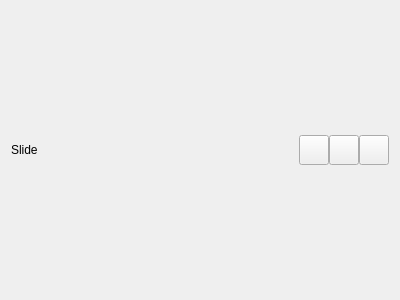
<?xml version="1.0" encoding="UTF-8"?>
<ui version="4.0">
 <class>SlideWidget</class>
 <widget class="QWidget" name="SlideWidget">
  <property name="geometry">
   <rect>
    <x>0</x>
    <y>0</y>
    <width>400</width>
    <height>300</height>
   </rect>
  </property>
  <property name="minimumSize">
   <size>
    <width>300</width>
    <height>300</height>
   </size>
  </property>
  <property name="maximumSize">
   <size>
    <width>500</width>
    <height>16777215</height>
   </size>
  </property>
  <property name="windowTitle">
   <string>Form</string>
  </property>
  <property name="styleSheet">
   <string notr="true"/>
  </property>
  <layout class="QVBoxLayout" name="verticalLayout">
   <item>
    <layout class="QHBoxLayout" name="horizontalLayout" stretch="0,0,0,0,0">
     <property name="spacing">
      <number>0</number>
     </property>
     <property name="sizeConstraint">
      <enum>QLayout::SetNoConstraint</enum>
     </property>
     <property name="leftMargin">
      <number>0</number>
     </property>
     <item>
      <widget class="QLabel" name="lName">
       <property name="maximumSize">
        <size>
         <width>16777215</width>
         <height>30</height>
        </size>
       </property>
       <property name="text">
        <string>Slide</string>
       </property>
      </widget>
     </item>
     <item>
      <spacer name="horizontalSpacer">
       <property name="orientation">
        <enum>Qt::Horizontal</enum>
       </property>
       <property name="sizeHint" stdset="0">
        <size>
         <width>40</width>
         <height>20</height>
        </size>
       </property>
      </spacer>
     </item>
     <item>
      <widget class="QPushButton" name="btnLeft">
       <property name="minimumSize">
        <size>
         <width>30</width>
         <height>30</height>
        </size>
       </property>
       <property name="maximumSize">
        <size>
         <width>30</width>
         <height>30</height>
        </size>
       </property>
       <property name="text">
        <string/>
       </property>
      </widget>
     </item>
     <item>
      <widget class="QPushButton" name="btnRight">
       <property name="minimumSize">
        <size>
         <width>30</width>
         <height>30</height>
        </size>
       </property>
       <property name="maximumSize">
        <size>
         <width>30</width>
         <height>30</height>
        </size>
       </property>
       <property name="text">
        <string/>
       </property>
      </widget>
     </item>
     <item>
      <widget class="QPushButton" name="btnRemove">
       <property name="minimumSize">
        <size>
         <width>30</width>
         <height>30</height>
        </size>
       </property>
       <property name="maximumSize">
        <size>
         <width>30</width>
         <height>30</height>
        </size>
       </property>
       <property name="text">
        <string/>
       </property>
      </widget>
     </item>
    </layout>
   </item>
  </layout>
 </widget>
 <resources/>
 <connections/>
</ui>
